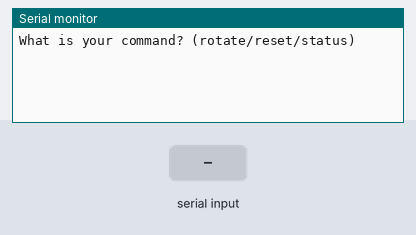
Simulated run of this sketch. Board: Arduino Uno, built with avr-gcc and run on an emulated ATmega328P. Shown: the last lines printed to the serial monitor. The inputs (shaded band) are chosen by the test bench.

Above: at 1.2 s.
1.3 s: "rotate\n" received over Serial
At 2.1 s:
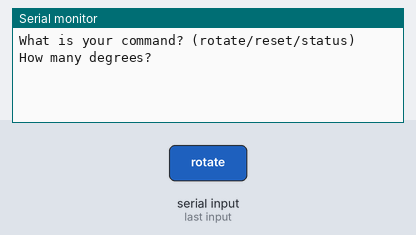
2.8 s: "y\n" received over Serial
At 5.6 s:
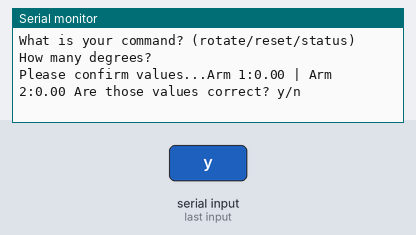
5.8 s: "n\n" received over Serial
At 6.2 s:
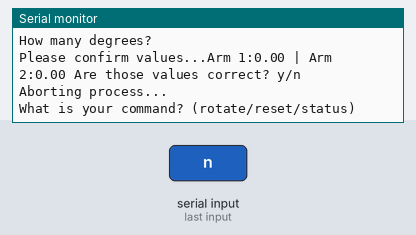
7.3 s: "reset\n" received over Serial
At 8.5 s:
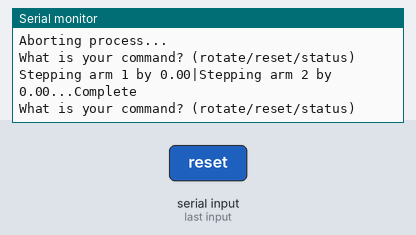
8.8 s: "status\n" received over Serial
At 9.4 s:
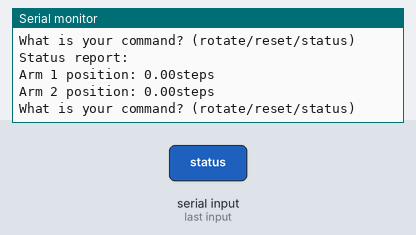

Measured:
- after the input at 1.3 s, the serial monitor: prints a new line at once (image 1)
- after the input at 2.8 s, the serial monitor: prints a new line after 2.0 s (image 2)
- after the input at 5.8 s, the serial monitor: prints a new line at once (image 3)
- after the input at 7.3 s, the serial monitor: prints a new line at once (image 4)
- after the input at 8.8 s, the serial monitor: prints a new line at once (image 5)

The sketch:

Arm_Module.ino
```cpp
#include <Stepper.h>
#include <math.h>

// Number of steps per internal motor revolution
const float STEPS_PER_REV = 32.0;

//  Amount of Gear Reduction
const float GEAR_RED = 64.0;

// Number of steps per geared output rotation
const float STEPS_PER_OUT_REV = STEPS_PER_REV * GEAR_RED;

// Define Variables

// Number of Steps Required
int StepsRequired;

// Create Instance of Stepper Class
// Specify Pins used for motor coils
// The pins used are 8,9,10,11
// Connected to ULN2003 Motor Driver In1, In2, In3, In4
// Pins entered in sequence 1-3-2-4 for proper step sequencing

Stepper arm1(STEPS_PER_REV, 30, 32, 31, 33);
Stepper arm2(STEPS_PER_REV, 34, 36, 35, 37);

float arm1_position = 0;
float arm2_position = 0; // keeps track of the number of steps away from original position the arm was in.
                       // zero is the position at initialisation, if the robot initialises
                       // in a different position, it will set that as "home"

void setup(){
  Serial.begin(9600);
}

void loop(){
  Serial.println("What is your command? (rotate/reset/status)");
  wait_for_input();
  String command = Serial.readStringUntil('\n');
  restartSerial();

  if(command == "rotate"){
    Serial.println("How many degrees?");
    while(Serial.available() == 0){
      // do nothing while it waits for something to appear.
    }
    float arm1_input = Serial.parseFloat();
    float arm2_input = Serial.parseFloat();
    restartSerial();

    Serial.print("Please confirm values...");
    Serial.print("Arm 1:");
    Serial.print(arm1_input);
    Serial.print(" | ");
    Serial.print("Arm 2:");
    Serial.print(arm2_input);
    Serial.println(" Are those values correct? y/n");
    wait_for_input();
    String confirmation = Serial.readStringUntil('\n');
    restartSerial();

    if (confirmation == "y"){
      float arm1_stepsRequired = (arm1_input/360.0)*STEPS_PER_OUT_REV;
      float arm2_stepsRequired = (arm2_input/360.0)*STEPS_PER_OUT_REV;

      Serial.print("Stepping arm 1 by ");
      Serial.print(arm1_stepsRequired);
      arm1.setSpeed(700); // not sure if 700 is the fastest speed??? just use it because it seems to work.
      arm1.step(arm1_stepsRequired);
      Serial.print("...");
      Serial.print("Complete");
      Serial.print(" | ");
      Serial.print("Stepping arm 2 by ");
      Serial.print(arm2_stepsRequired);
      arm2.setSpeed(700); // not sure if 700 is the fastest speed??? just use it because it seems to work.
      arm2.step(arm2_stepsRequired);
      Serial.print("...");
      Serial.println("Complete");

      arm1_position = arm1_position + arm1_stepsRequired;
      arm2_position = arm2_position + arm2_stepsRequired;

    } else if (confirmation == "n"){
      Serial.println("Aborting process...");
    } else {
      Serial.println("Invalid input");
    }
  } else if(command == "reset"){
    float arm1_stepsRequired = arm1_position*-1;
    float arm2_stepsRequired = arm2_position*-1;

    Serial.print("Stepping arm 1 by ");
    Serial.print(arm1_stepsRequired);
    arm1.setSpeed(700); // not sure if 700 is the fastest speed??? just use it because it seems to work.
    arm1.step(arm1_stepsRequired);
    Serial.print("|");
    Serial.print("Stepping arm 2 by ");
    Serial.print(arm2_stepsRequired);
    arm2.setSpeed(700); // not sure if 700 is the fastest speed??? just use it because it seems to work.
    arm2.step(arm2_stepsRequired);
    Serial.print("...");
    Serial.println("Complete");

    arm1_position = 0;
    arm2_position = 0;

  } else if(command == "status"){
    Serial.println("Status report:");
    Serial.print("Arm 1 position: ");
    Serial.print(arm1_position);
    Serial.println("steps");
    Serial.print("Arm 2 position: ");
    Serial.print(arm2_position);
    Serial.println("steps");
    Serial.println();
  }

  restartSerial(); // Don't ask me why this needs to exist... without it, the program will somehow write a 0 into the input or something and fuck shit up.
                      // this is totally not an ideal solution because... it's goign to break the IO stream and can be problematic?
}

void wait_for_input(){
  while(Serial.available() == 0){
    // do nothing while it waits for something to appear.
  }
}

void restartSerial(){
  Serial.end();
  Serial.begin(9600);
}
```
